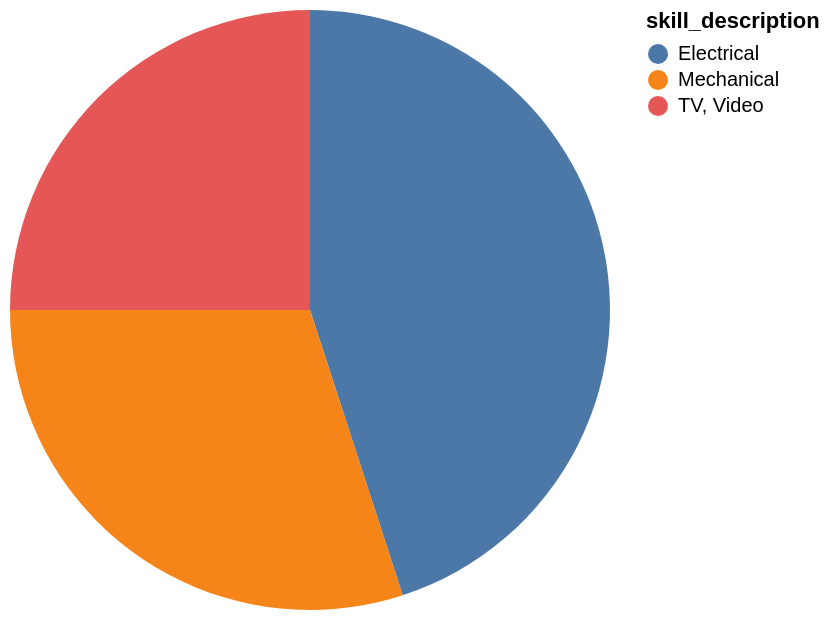

The specification (Vega-Lite) saved for this image:
### Vega-Lite specification from a JSON file in a GitHub repository (floating-point values rounded to 4 significant figures)
{"data": {"values": [{"x_data": "Electrical", "y_data": 9}, {"x_data": "Mechanical", "y_data": 6}, {"x_data": "TV, Video", "y_data": 5}]}, "mark": "arc", "encoding": {"theta": {"field": "y_data", "type": "quantitative", "title": "COUNT(skill_description)"}, "color": {"field": "x_data", "type": "nominal", "title": "skill_description"}}}
